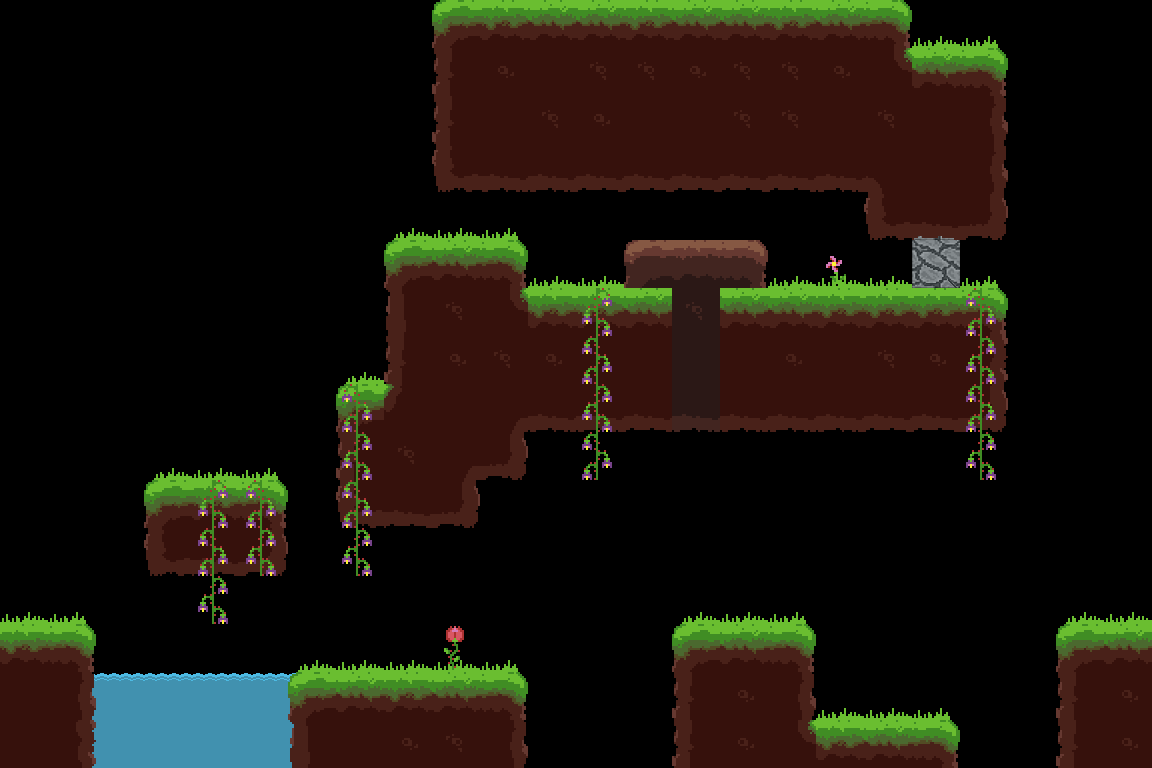

A level layout from a 2D game, rendered from its tile map. Below: a short description, then the map file with tile-grid data replaced by summaries:
An orthogonal 24x16 tile map with 48x48 px tiles, 7 tile layers (tunnel, eau, murD, terrain, ...), 4 tilesets and 52 objects (spawn1, spawn2, spawn3).

<map version="1.0" orientation="orthogonal" renderorder="right-down" width="24" height="16" tilewidth="48" tileheight="48">
 <tileset firstgid="1" name="terrain" tilewidth="48" tileheight="48">
  <image source="tileSets/forest.png" width="336" height="384" />
  <terraintypes>
   <terrain name="ciel" tile="-1" />
   <terrain name="groundGrass" tile="-1" />
  </terraintypes>
  <tile id="1" terrain=",,,1">
   <objectgroup draworder="index">
    <object x="0" y="0" width="48" height="48" />
   </objectgroup>
  </tile>
  <tile id="2" terrain=",,1,1">
   <objectgroup draworder="index">
    <object x="-1.77636e-15" y="0" width="48" height="48" />
   </objectgroup>
  </tile>
  <tile id="3" terrain=",,1,1">
   <objectgroup draworder="index">
    <object x="-1.77636e-15" y="7.10543e-15" width="48" height="48" />
   </objectgroup>
  </tile>
  <tile id="4" terrain=",,1,">
   <objectgroup draworder="index">
    <object x="0" y="-1.42109e-14" width="48" height="48" />
   </objectgroup>
  </tile>
  <tile id="5" terrain="1,1,1,">
   <objectgroup draworder="index">
    <object x="0" y="-1.42109e-14" width="48" height="48" />
   </objectgroup>
  </tile>
  <tile id="6" terrain="1,1,,1">
   <objectgroup draworder="index">
    <object x="0" y="0" width="48" height="48" />
   </objectgroup>
  </tile>
  <tile id="8" terrain=",1,,1">
   <objectgroup draworder="index">
    <object x="0" y="-1.42109e-14" width="48" height="48" />
   </objectgroup>
  </tile>
  <tile id="9" terrain="1,1,1,1">
   <objectgroup draworder="index">
    <object x="0" y="-1.42109e-14" width="48" height="48" />
   </objectgroup>
  </tile>
  <tile id="10" terrain="1,1,1,1">
   <objectgroup draworder="index">
    <object x="0" y="-1.42109e-14" width="48" height="48" />
   </objectgroup>
  </tile>
  <tile id="11" terrain="1,,1,">
   <objectgroup draworder="index">
    <object x="0" y="-1.42109e-14" width="48" height="48" />
   </objectgroup>
  </tile>
  <tile id="12" terrain="1,,1,1">
   <objectgroup draworder="index">
    <object x="0" y="-1.42109e-14" width="48" height="48" />
   </objectgroup>
  </tile>
  <tile id="13" terrain=",1,1,1">
   <objectgroup draworder="index">
    <object x="0" y="0" width="48" height="48" />
   </objectgroup>
  </tile>
  <tile id="15" terrain=",1,,1">
   <objectgroup draworder="index">
    <object x="0" y="0" width="48" height="48" />
   </objectgroup>
  </tile>
  <tile id="16" terrain="1,1,1,1">
   <objectgroup draworder="index">
    <object x="0" y="-1.42109e-14" width="48" height="48" />
   </objectgroup>
  </tile>
  <tile id="17" terrain="1,1,1,1">
   <objectgroup draworder="index">
    <object x="0" y="-1.42109e-14" width="48" height="48" />
   </objectgroup>
  </tile>
  <tile id="18" terrain="1,,1,">
   <objectgroup draworder="index">
    <object x="0" y="-1.42109e-14" width="48" height="48" />
   </objectgroup>
  </tile>
  <tile id="22" terrain=",1,,">
   <objectgroup draworder="index">
    <object x="0" y="1.77636e-15" width="48" height="48" />
   </objectgroup>
  </tile>
  <tile id="23" terrain="1,1,,">
   <objectgroup draworder="index">
    <object x="0" y="0" width="48" height="48" />
   </objectgroup>
  </tile>
  <tile id="24" terrain="1,1,,">
   <objectgroup draworder="index">
    <object x="0" y="0" width="48" height="48" />
   </objectgroup>
  </tile>
  <tile id="25" terrain="1,,,">
   <objectgroup draworder="index">
    <object x="0" y="0" width="48" height="48" />
   </objectgroup>
  </tile>
  <tile id="29">
   <objectgroup draworder="index">
    <object x="0" y="2.66454e-15" width="48" height="48" />
   </objectgroup>
  </tile>
  <tile id="30">
   <objectgroup draworder="index">
    <object x="8.88178e-16" y="-8.88178e-16" width="48" height="48" />
   </objectgroup>
  </tile>
  <tile id="31">
   <objectgroup draworder="index">
    <object x="0" y="8.88176e-16" width="48" height="48" />
   </objectgroup>
  </tile>
  <tile id="32">
   <objectgroup draworder="index">
    <object x="0" y="-8.88178e-16" width="48" height="48" />
   </objectgroup>
  </tile>
  <tile id="33">
   <objectgroup draworder="index">
    <object x="8.88178e-16" y="8.88178e-16" width="48" height="48" />
   </objectgroup>
  </tile>
  <tile id="34">
   <objectgroup draworder="index">
    <object x="0" y="8.88178e-16" width="48" height="48" />
   </objectgroup>
  </tile>
  <tile id="36">
   <objectgroup draworder="index">
    <object x="1.77636e-15" y="8.88178e-16" width="48" height="48" />
   </objectgroup>
  </tile>
  <tile id="37">
   <objectgroup draworder="index">
    <object x="0" y="2.66454e-15" width="48" height="48" />
   </objectgroup>
  </tile>
  <tile id="38">
   <objectgroup draworder="index">
    <object x="0" y="2.66454e-15" width="48" height="48" />
   </objectgroup>
  </tile>
  <tile id="39">
   <objectgroup draworder="index">
    <object x="0" y="8.88176e-16" width="48" height="48" />
   </objectgroup>
  </tile>
  <tile id="40">
   <objectgroup draworder="index">
    <object x="0" y="-8.88178e-16" width="48" height="48" />
   </objectgroup>
  </tile>
  <tile id="41">
   <objectgroup draworder="index">
    <object x="8.88178e-16" y="-8.88178e-16" width="48" height="48" />
   </objectgroup>
  </tile>
  <tile id="43">
   <objectgroup draworder="index">
    <object x="8.88178e-16" y="8.88178e-16" width="48" height="48" />
   </objectgroup>
  </tile>
  <tile id="44">
   <objectgroup draworder="index">
    <object x="-1.77636e-15" y="-8.88178e-16" width="48" height="48" />
   </objectgroup>
  </tile>
  <tile id="45">
   <objectgroup draworder="index">
    <object x="0" y="2.66454e-15" width="48" height="48" />
   </objectgroup>
  </tile>
  <tile id="46">
   <objectgroup draworder="index">
    <object x="8.88178e-16" y="8.88178e-16" width="48" height="48" />
   </objectgroup>
  </tile>
  <tile id="47" terrain=",,,0" />
  <tile id="48" terrain=",,0," />
  <tile id="50">
   <objectgroup draworder="index">
    <object x="1.77636e-15" y="8.88178e-16" width="48" height="48" />
   </objectgroup>
  </tile>
  <tile id="51">
   <objectgroup draworder="index">
    <object x="0" y="2.66454e-15" width="48" height="48" />
   </objectgroup>
  </tile>
  <tile id="52">
   <objectgroup draworder="index">
    <object x="1.77636e-15" y="2.66454e-15" width="48" height="48" />
   </objectgroup>
  </tile>
  <tile id="53">
   <objectgroup draworder="index">
    <object x="0" y="8.88176e-16" width="48" height="48" />
   </objectgroup>
  </tile>
  <tile id="54" terrain=",0,," />
  <tile id="55" terrain="0,,," />
 </tileset>
 <tileset firstgid="57" name="terrain2" tilewidth="48" tileheight="48">
  <image source="tileSets/sol2.png" width="576" height="576" />
  <terraintypes>
   <terrain name="dirt" tile="-1" />
  </terraintypes>
  <tile id="13" terrain=",,,0">
   <objectgroup draworder="index">
    <object x="0" y="0" width="48" height="48" />
   </objectgroup>
  </tile>
  <tile id="14" terrain=",,0,0">
   <objectgroup draworder="index">
    <object x="0" y="-2.66454e-15" width="48" height="48" />
   </objectgroup>
  </tile>
  <tile id="15" terrain=",,0,0">
   <objectgroup draworder="index">
    <object x="1.77636e-15" y="8.88178e-16" width="48" height="48" />
   </objectgroup>
  </tile>
  <tile id="16" terrain=",,0,">
   <objectgroup draworder="index">
    <object x="0" y="-8.88178e-16" width="48" height="48" />
   </objectgroup>
  </tile>
  <tile id="17" terrain="0,0,0,">
   <objectgroup draworder="index">
    <object x="0" y="-8.88178e-16" width="48" height="48" />
   </objectgroup>
  </tile>
  <tile id="18" terrain="0,0,,0">
   <objectgroup draworder="index">
    <object x="-1.77636e-15" y="-2.66454e-15" width="48" height="48" />
   </objectgroup>
  </tile>
  <tile id="25" terrain=",0,,0">
   <objectgroup draworder="index" />
  </tile>
  <tile id="26" terrain="0,0,0,0">
   <objectgroup draworder="index" />
  </tile>
  <tile id="27" terrain="0,0,0,0">
   <objectgroup draworder="index" />
  </tile>
  <tile id="28" terrain="0,,0,">
   <objectgroup draworder="index" />
  </tile>
  <tile id="29" terrain="0,,0,0">
   <objectgroup draworder="index">
    <object x="8.88178e-16" y="0" width="48" height="48" />
   </objectgroup>
  </tile>
  <tile id="30" terrain=",0,0,0">
   <objectgroup draworder="index">
    <object x="1.77636e-15" y="8.88178e-16" width="48" height="48" />
   </objectgroup>
  </tile>
  <tile id="37" terrain=",0,,0">
   <objectgroup draworder="index" />
  </tile>
  <tile id="38" terrain="0,0,0,0">
   <objectgroup draworder="index" />
  </tile>
  <tile id="39" terrain="0,0,0,0">
   <objectgroup draworder="index" />
  </tile>
  <tile id="40" terrain="0,,0,">
   <objectgroup draworder="index" />
  </tile>
  <tile id="49" terrain=",0,,">
   <objectgroup draworder="index" />
  </tile>
  <tile id="50" terrain="0,0,,">
   <objectgroup draworder="index" />
  </tile>
  <tile id="51" terrain="0,0,,">
   <objectgroup draworder="index" />
  </tile>
  <tile id="52" terrain="0,,,">
   <objectgroup draworder="index" />
  </tile>
  <tile id="54">
   <objectgroup draworder="index">
    <object x="0" y="0" width="48" height="48" />
   </objectgroup>
  </tile>
 </tileset>
 <tileset firstgid="201" name="eau2" tilewidth="48" tileheight="48">
  <image source="tileSets/eau2.png" width="48" height="144" />
 </tileset>
 <tileset firstgid="204" name="deco" tilewidth="48" tileheight="48">
  <image source="tileSets/decor-forest.png" width="192" height="192" />
 </tileset>
 <layer name="tunnel" width="24" height="16">
  <data>[384 cells, 3 non-empty, 3 distinct tile ids]</data>
 </layer>
 <layer name="eau" width="24" height="16">
  <data>[384 cells, 12 non-empty, 2 distinct tile ids]</data>
 </layer>
 <layer name="murD" width="24" height="16">
  <data>[384 cells, 3 non-empty, 1 distinct tile ids]</data>
 </layer>
 <layer name="terrain" width="24" height="16">
  <data>[384 cells, 136 non-empty, 23 distinct tile ids]</data>
 </layer>
 <objectgroup name="enemySpawn">
  <object name="spawn1" x="203" y="372" width="72" height="105">
   <properties>
    <property name="Enemy" value="1" />
   </properties>
  </object>
  <object name="spawn2" x="746" y="518" width="62" height="99">
   <properties>
    <property name="Enemy" value="1" />
   </properties>
  </object>
  <object name="spawn3" x="405" y="572" width="74" height="99">
   <properties>
    <property name="Enemy" value="1" />
   </properties>
  </object>
 </objectgroup>
 <layer name="deco2" width="24" height="16">
  <data>[384 cells, 19 non-empty, 4 distinct tile ids]</data>
 </layer>
 <layer name="deco" width="24" height="16">
  <data>[384 cells, 30 non-empty, 3 distinct tile ids]</data>
 </layer>
 <layer name="terre" width="24" height="16">
  <data>[384 cells, 3 non-empty, 3 distinct tile ids]</data>
 </layer>
</map>
